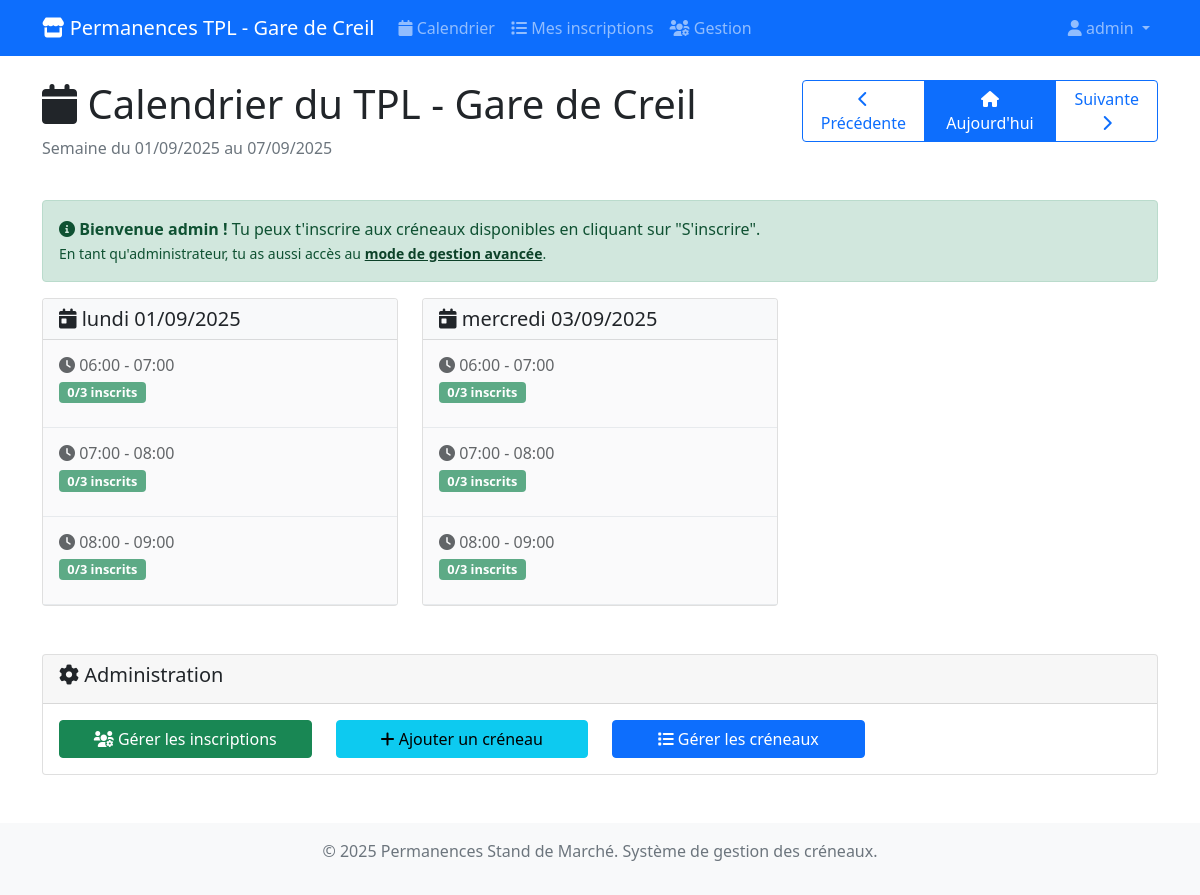
Page /permanences/?week=2025-09-01 (signed in) on the committed database.
### permanences/models.py (models this page shows, shortened)
class CreneauHoraire(models.Model):
    date = models.DateField(help_text="Date du créneau")
    heure_debut = models.TimeField(help_text="Heure de début du créneau")
    heure_fin = models.TimeField(help_text="Heure de fin du créneau")
    max_personnes = models.PositiveIntegerField(
        default=3,
        help_text="Nombre maximum de personnes autorisées pour ce créneau"
    )
    actif = models.BooleanField(default=True, help_text="Créneau disponible pour inscription")
    class Meta:
        verbose_name = "Créneau horaire"
        verbose_name_plural = "Créneaux horaires"
        unique_together = ['date', 'heure_debut']
        ordering = ['date', 'heure_debut']
    @property
    def places_disponibles(self):
        try:
            inscriptions_count = self.inscriptions.filter(annulee=False).count()
            return max(0, self.max_personnes - inscriptions_count)
        except Exception:
            return self.max_personnes
    @property
    def complet(self):
        try:
            return self.places_disponibles <= 0
        except Exception:
            return False
    @property
    def est_passe(self):
        try:
            maintenant = datetime.now()
            creneau_datetime = datetime.combine(self.date, self.heure_debut)
            return creneau_datetime < maintenant
        except Exception:
            return False

### permanences/views.py (the view)
# urls.py: path('', views.calendrier_permanences, name='calendrier'),
def calendrier_permanences(request):
    today = timezone.now().date()
    week_start = request.GET.get('week')
    if week_start:
        try:
            week_start = datetime.strptime(week_start, '%Y-%m-%d').date()
        except ValueError:
            week_start = today - timedelta(days=today.weekday())
    else:
        week_start = today - timedelta(days=today.weekday())
    week_end = week_start + timedelta(days=6)
    creneaux = CreneauHoraire.objects.filter(
        date__range=[week_start, week_end],
        actif=True
    ).prefetch_related('inscriptions__utilisateur').order_by('date', 'heure_debut')
    creneaux_par_jour = {}
    for creneau in creneaux:
        if creneau.date not in creneaux_par_jour:
            creneaux_par_jour[creneau.date] = []
        user_inscription = None
        if request.user.is_authenticated:
            try:
                user_inscription = Inscription.objects.get(
                    utilisateur=request.user,
                    creneau=creneau,
                    annulee=False
                )
            except Inscription.DoesNotExist:
                pass
        creneau.user_inscription = user_inscription
        creneaux_par_jour[creneau.date].append(creneau)
    prev_week = week_start - timedelta(days=7)
    next_week = week_start + timedelta(days=7)
    context = {
        'creneaux_par_jour': creneaux_par_jour,
        'week_start': week_start,
        'week_end': week_end,
        'prev_week': prev_week,
        'next_week': next_week,
        'today': today,
    }
    return render(request, 'permanences/calendrier.html', context)

### templates/permanences/calendrier.html (shortened to what this page needs)
{% extends 'base.html' %}
{% block content %}
<div class="row mb-4">
    <div class="col-md-8">
        <h1><i class="fas fa-calendar"></i> Calendrier du TPL - Gare de Creil</h1>
        <p class="text-muted">Semaine du {{ week_start|date:"d/m/Y" }} au {{ week_end|date:"d/m/Y" }}</p>
    </div>
    <div class="col-md-4 text-end">
        <div class="btn-group" role="group">
            <a href="?week={{ prev_week|date:'Y-m-d' }}" class="btn btn-outline-primary">
                <i class="fas fa-chevron-left"></i> Précédente
            </a>
            <a href="?" class="btn btn-primary">
                <i class="fas fa-home"></i> Aujourd'hui
            </a>
            <a href="?week={{ next_week|date:'Y-m-d' }}" class="btn btn-outline-primary">
                Suivante <i class="fas fa-chevron-right"></i>
            </a>
        </div>
    </div>
</div>
{% if not user.is_authenticated %}
<div class="alert alert-info">
    <i class="fas fa-info-circle"></i>
    <strong>Connexion requise :</strong>
    Vous devez être connecté pour vous inscrire aux permanences.
    <a href="{% url 'login' %}" class="alert-link">Se connecter</a>
</div>
{% else %}
<div class="alert alert-success">
    <i class="fas fa-info-circle"></i>
    <strong>Bienvenue {{ user.first_name|default:user.username }} !</strong>
    Tu peux t'inscrire aux créneaux disponibles en cliquant sur "S'inscrire".
    {% if user.is_superuser %}
        <br><small>En tant qu'administrateur, tu as aussi accès au <a href="{% url 'permanences:gestion' %}" class="alert-link">mode de gestion avancée</a>.</small>
    {% endif %}
</div>
{% endif %}
<div class="row">
    {% for date, creneaux in creneaux_par_jour.items %}
    <div class="col-md-6 col-lg-4 mb-4">
        <div class="card">
            <div class="card-header bg-light">
                <h5 class="card-title mb-0">
                    <i class="fas fa-calendar-day"></i>
                    {{ date|date:"l d/m/Y" }}
                </h5>
            </div>
            <div class="card-body p-0">
                {% for creneau in creneaux %}
                <div class="creneau-card p-3 border-bottom
                    {% if creneau.est_passe %}passe{% endif %}
                    {% if creneau.user_inscription %}inscrit{% endif %}">
                    <div class="d-flex justify-content-between align-items-start">
                        <div>
                            <h6 class="mb-1">
                                <i class="fas fa-clock"></i>
                                {{ creneau.heure_debut|time:"H:i" }} - {{ creneau.heure_fin|time:"H:i" }}
                            </h6>
                            <div class="mb-2">
                                <span class="badge places-badge
                                    {% if creneau.complet %}bg-danger{% elif creneau.places_disponibles <= 1 %}bg-warning{% else %}bg-success{% endif %}">
                                    {{ creneau.inscriptions.count }}/{{ creneau.max_personnes }} inscrits
                                </span>
                            </div>
                        </div>
                    </div>
                </div>
                {% empty %}
                <div class="p-3 text-center text-muted">
                    <i class="fas fa-calendar-times"></i>
                    Aucun créneau disponible
                </div>
                {% endfor %}
            </div>
        </div>
    </div>
    {% endfor %}
</div>
{% if user.is_superuser %}
<div class="mt-4">
    <div class="card">
        <div class="card-header">
            <h5><i class="fas fa-cog"></i> Administration</h5>
        </div>
        <div class="card-body">
            <div class="row">
                <div class="col-md-3">
                    <a href="{% url 'permanences:gestion' %}" class="btn btn-success w-100">
                        <i class="fas fa-users-cog"></i> Gérer les inscriptions
                    </a>
                </div>
                <div class="col-md-3">
                    <a href="{% url 'admin:permanences_creneauhoraire_add' %}" class="btn btn-info w-100">
                        <i class="fas fa-plus"></i> Ajouter un créneau
                    </a>
                </div>
                <div class="col-md-3">
                    <a href="{% url 'admin:permanences_creneauhoraire_changelist' %}" class="btn btn-primary w-100">
                        <i class="fas fa-list"></i> Gérer les créneaux
                    </a>
                </div>
            </div>
        </div>
    </div>
</div>
{% endif %}
{% endblock %}

### templates/base.html (shortened to what this page needs)
<!DOCTYPE html>
<html lang="fr">
<head>
    <link href="https://cdn.jsdelivr.net/npm/bootstrap@5.1.3/dist/css/bootstrap.min.css" rel="stylesheet">
    <link href="https://cdnjs.cloudflare.com/ajax/libs/font-awesome/6.0.0/css/all.min.css" rel="stylesheet">
</head>
<body>
    <nav class="navbar navbar-expand-lg navbar-dark bg-primary">
        <div class="container">
            <a class="navbar-brand" href="{% url 'permanences:calendrier' %}">
                <i class="fas fa-store"></i> Permanences TPL - Gare de Creil
            </a>
            <div class="collapse navbar-collapse" id="navbarNav">
                <ul class="navbar-nav me-auto">
                    <li class="nav-item">
                        <a class="nav-link" href="{% url 'permanences:calendrier' %}">
                            <i class="fas fa-calendar"></i> Calendrier
                        </a>
                    </li>
                    {% if user.is_authenticated %}
                    <li class="nav-item">
                        <a class="nav-link" href="{% url 'permanences:mes_inscriptions' %}">
                            <i class="fas fa-list"></i> Mes inscriptions
                        </a>
                    </li>
                    {% endif %}
                    {% if user.is_superuser %}
                    <li class="nav-item">
                        <a class="nav-link" href="{% url 'permanences:gestion' %}">
                            <i class="fas fa-users-cog"></i> Gestion
                        </a>
                    </li>
                    {% endif %}
                </ul>
                <ul class="navbar-nav">
                    {% if user.is_authenticated %}
                        <li class="nav-item dropdown">
                            <a class="nav-link dropdown-toggle" href="#" id="navbarDropdown" role="button" data-bs-toggle="dropdown">
                                <i class="fas fa-user"></i> {{ user.username }}
                            </a>
                        </li>
                    {% else %}
                        <li class="nav-item">
                            <a class="nav-link" href="{% url 'login' %}">
                                <i class="fas fa-sign-in-alt"></i> Connexion
                            </a>
                        </li>
                    {% endif %}
                </ul>
            </div>
        </div>
    </nav>
    <main class="container mt-4">
        {% block content %}
        {% endblock %}
    </main>
    <footer class="bg-light text-center text-muted mt-5 py-3">
        <div class="container">
            <p>&copy; 2025 Permanences Stand de Marché. Système de gestion des créneaux.</p>
        </div>
    </footer>
</body>
</html>

### templates/base.html (style rules this page uses)
.creneau-card { transition: transform 0.2s; }
.passe { background-color: #f8f9fa; opacity: 0.7; }
.places-badge { font-size: 0.8em; }

### rows in the picture
CreneauHoraire: date "lundi 01/09/2025", heure_debut "06:00", heure_fin "07:00", inscriptions.count "0", max_personnes "3"
CreneauHoraire: heure_debut "07:00", heure_fin "08:00", inscriptions.count "0", max_personnes "3"
CreneauHoraire: heure_debut "08:00", heure_fin "09:00", inscriptions.count "0", max_personnes "3"
CreneauHoraire: date "mercredi 03/09/2025", heure_debut "06:00", heure_fin "07:00", inscriptions.count "0", max_personnes "3"
CreneauHoraire: heure_debut "07:00", heure_fin "08:00", inscriptions.count "0", max_personnes "3"
CreneauHoraire: heure_debut "08:00", heure_fin "09:00", inscriptions.count "0", max_personnes "3"

### other values in the picture
{{ user.username }} "admin"
{{ week_start|date:"d/m/Y" }} "01/09/2025"
{{ week_end|date:"d/m/Y" }} "07/09/2025"
{{ user.first_name|default:user.username }} "admin"
